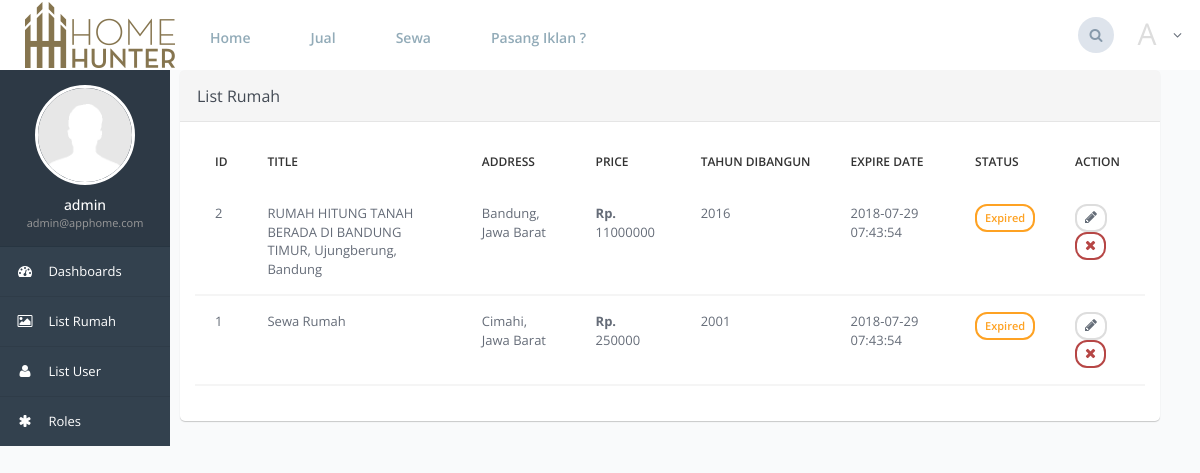
/index.php?page=views/admin/_index_building&get_id=1 (signed in), run on the app's committed database.
### tables this page shows
CREATE TABLE `buildings` (
  `id` int(11) NOT NULL,
  `user_id` int(11) DEFAULT NULL,
  `title` varchar(200) NOT NULL,
  `luas_bangunan` int(11) NOT NULL,
  `luas_tanah` int(11) NOT NULL,
  `tahun_dibangun` int(11) NOT NULL,
  `jml_lantai` int(11) NOT NULL,
  `jml_watt` int(11) NOT NULL,
  `description` text NOT NULL,
  `sertifikat` varchar(50) NOT NULL,
  `city` varchar(50) DEFAULT NULL,
  `province` varchar(50) DEFAULT NULL,
  `address` varchar(250) NOT NULL,
  `type` varchar(50) NOT NULL,
  `jml_garasi` int(11) NOT NULL,
  `jml_kmr_mandi` int(11) NOT NULL,
  `jml_kmr_tdr` int(11) NOT NULL,
  `fasilitas` varchar(100) NOT NULL,
  `price` int(11) NOT NULL,
  `sumber_air` varchar(50) NOT NULL,
  `img` varchar(255) DEFAULT NULL,
  `created_at` timestamp NULL DEFAULT CURRENT_TIMESTAMP,
  `updated_at` timestamp NULL DEFAULT NULL,
  `expiredate` timestamp NULL DEFAULT NULL
);

### index.php (called while the page is built)
<?php
	include("header.php");
	if(isset($_GET['page'])){
		$page=$_GET['page'].".php";
	} else {
		$page='views/homes/index.php';
	}
	if(isset($_GET['get_id'])){
		$page=$_GET['page'].".php";
	}
	include($page);
	include ("footer.php");
?>

### views/admin/_index_building.php (the view, shortened to what this page needs)
<?php
    $id_user = $_SESSION['id'];
    $name = $_SESSION['name'];
    $email = $_SESSION['email'];
    $sql = "SELECT * FROM users where id=$id_user";
    $get_user =mysql_query($sql) or die("select data menu error :".mysql_error());
    $user =mysql_fetch_assoc($get_user);
?>
<div class="page-container">
<div class="page-sidebar" style="max-width: 170px;">
    <ul class="x-navigation" style="max-height: none; max-width: 170px;">
        <li class="xn-profile">
            <div class="profile">
                <div class="profile-image">
                    <?php
                        if ($user['img'] == null) {
                    ?>
                        <img src="assets/images/users/no-image.jpg"/>
                    <?php } else {?>
                        <img src="assets/user_files/<?php echo $user['id']; ?>/<?php echo $user['img']; ?>"/>
                    <?php } ?>
                </div>
                <div class="profile-data">
                    <div class="profile-data-name"><?php echo htmlspecialchars($name); ?></div>
                    <div class="profile-data-title"><?php echo htmlspecialchars($email); ?></div>
                </div>
            </div>
        </li>
        <li>
            <a href="index.php?page=views/admin/index&get_id=<?php echo $id_user; ?>"><span class="fa fa-dashboard"></span> <span class="xn-text">Dashboards</span></a>
        </li>
        <li>
            <a href="index.php?page=views/admin/_index_building&get_id=<?php echo $id_user; ?>"><span class="fa fa-image"></span> List Rumah</a>
        </li>
        <li>
            <a href="index.php?page=views/admin/_index_user&get_id=<?php echo $id_user; ?>"><span class="fa fa-user"></span> List User</a>
        </li>
        <li>
            <a href="index.php?page=views/admin/_index_role&get_id=<?php echo $id_user; ?>"><span class="fa fa-asterisk"></span> Roles</a>
        </li>
    </ul>
</div>
    <div class="page-content">
        <div class="row">
            <div class="col-md-10">
                <div class="panel panel-default">
                    <div class="panel-heading">
                        <h3 class="panel-title">List Rumah</h3>
                    </div>
                    <div class="panel-body">
                        <div class="table-responsive">
                            <table class="table">
                                <thead>
                                    <tr>
                                        <th>id</th>
                                        <th>Title</th>
                                        <th>Address</th>
                                        <th>Price</th>
                                        <th>Tahun Dibangun</th>
                                        <th>Expire Date</th>
                                        <th>Status</th>
                                        <th>Action</th>
                                    </tr>
                                </thead>
                                <tbody>
                                    <?php
                                        if (isset($_GET['pages'])) {
                                            $page = $_GET['pages'];
                                        } else {
                                            $page = 1;
                                        }
                                        $no_of_records_per_page = 8;
                                        $offset = ($page-1) * $no_of_records_per_page;
                                        $sql ="SELECT * FROM buildings ORDER BY id DESC LIMIT $offset, $no_of_records_per_page";
                                        $query =mysql_query($sql) or die("select data menu error :".mysql_error());
                                        $cek=mysql_num_rows($query);
                                        if ($cek == null) {
                                        ?>
                                        <tr>
                                            <td style="background-color: #FFF !important;">Data Kosong</td>
                                        </tr>
                                        <?php }else{
                                        while($record =mysql_fetch_array($query)){
                                    ?>
                                    <tr>
                                        <td style="background-color: #FFF !important; border-bottom: 2px solid #F5f5f5;"><?php echo $record['id'];?></td>
                                        <td style="background-color: #FFF !important; border-bottom: 2px solid #F5f5f5;"><?php echo htmlspecialchars($record['title']);?></td>
                                        <td style="background-color: #FFF !important; border-bottom: 2px solid #F5f5f5;"><?php echo htmlspecialchars($record['city'] .', '. $record['province']);?></td>
                                        <td style="background-color: #FFF !important; border-bottom: 2px solid #F5f5f5;"><strong>Rp.</strong> <?php echo $record['price'];?></td>
                                        <td style="background-color: #FFF !important; border-bottom: 2px solid #F5f5f5;"><?php echo $record['tahun_dibangun'];?></td>
                                        <td style="background-color: #FFF !important; border-bottom: 2px solid #F5f5f5;">
                                            <?php echo $record['expiredate'];?>
                                        </td>
                                        <td style="background-color: #FFF !important; border-bottom: 2px solid #F5f5f5;">
                                            <?php
                                                if ($record['expiredate'] >= date("Y-m-d H:m:s")) {
                                                    echo '<button class="btn btn-success btn-rounded btn-condensed btn-sm" data-toggle="tooltip" data-placement="right" title="" data-original-title="Active">Active</button>';
                                                }else{
                                                    echo '<button class="btn btn-warning btn-rounded btn-condensed btn-sm" data-toggle="tooltip" data-placement="right" title="" data-original-title="Not Active">Expired</button>';
                                                }
                                            ?>
                                        </td>
                                        <td style="background-color: #FFF !important; border-bottom: 2px solid #F5f5f5;">
                                            <a href="index.php?page=views/buildings/edit&get_id=<?php echo $record['id']; ?>"><button class="btn btn-default btn-rounded btn-condensed btn-sm" data-toggle="tooltip" data-placement="right" title="" data-original-title="Edit Rumah"><span class="fa fa-pencil"></span></button></a>
                                            <a href="controller/buildingsController.php?get_id=<?php echo $record['id']; ?>"><button class="btn btn-danger btn-rounded btn-condensed btn-sm" data-toggle="tooltip" data-placement="right" title="" data-original-title="Delete Rumah" onClick="delete_row('trow_1');"><span class="fa fa-times"></span></button></a>
                                        </td>
                                    </tr>
                                    <?php } } ?>
                                </tbody>
                            </table>
                        </div>
                    </div>
                </div>
            </div>
        </div>
</div>

### header.php (shortened to what this page needs)
<!DOCTYPE html>
<html lang="en">
    <head>
        <link rel="stylesheet" type="text/css" href="assets/css/cropper/cropper.min.css"/>
        <link rel="stylesheet" type="text/css" href="assets/css/jstree/jstree.min.css"/>
        <link rel="stylesheet" type="text/css" id="theme" href="assets/css/theme-default.css"/>
        <?php
            $id = $_SESSION['id'];
            $username = $_SESSION['user_name'];
            $words = explode(" ", $username);
            $acronym = "";
            foreach ($words as $w) {
              $acronym .= $w[0];
            }
        ?>
    </head>
    <body class="x-dashboard">
        <div class="page-container">
            <div class="page-content">
                <div class="page-content-wrap">
                    <div class="x-hnavigation">
                        <div class="x-hnavigation-logo">
                            <a href="index.php" style="background: url('assets/images/home-hunter.png') left center no-repeat !important;">Atlant</a>
                        </div>
                        <ul>
                            <li <?php if($_SERVER['REQUEST_URI']=="/home/index.php") echo 'class="active"'; ?>>
                                <a href="index.php">Home</a>
                            </li>
                            <li <?php if($_SERVER['REQUEST_URI']=="/home/index.php?page=views/homes/_filter_index&get_id=jual") echo 'class="active"'; ?>>
                                <a href="index.php?page=views/homes/_filter_index&get_id=jual">Jual</a>
                            </li>
                            <li <?php if($_SERVER['REQUEST_URI']=="/home/index.php?page=views/homes/_filter_index&get_id=sewa") echo 'class="active"'; ?>>
                                <a href="index.php?page=views/homes/_filter_index&get_id=sewa">Sewa</a>
                            </li>
                            <li <?php if($_SERVER['REQUEST_URI']=="/home/index.php?page=views/buildings/create") echo 'class="active"'; ?>>
                                <?php
                                    if ($id == null) {
                                ?>
                                    <a href="#" data-toggle="modal" data-target="#modal_basic">Pasang Iklan ? </a>
                                <?php } else { ?>
                                    <a href="index.php?page=views/buildings/create" >Pasang Iklan ? </a>
                                <?php } ?>
                            </li>
                        </ul>
                        <div class="x-features">
                            <div class="pull-right">
                                    <div class="x-features-search">
                                    </div>
                                <?php
                                    if ($username == null) {
                                    ?>
                                    <div class="x-features-profile">
                                        <img src="assets/images/users/no-image.jpg">
                                        <ul class="animated zoomIn">
                                            <li><a href="views/auth/login.php"><span class="fa fa-sign-in"></span> Login / Register</a></li>
                                        </ul>
                                    </div>
                                <?php } else { ?>
                                    <div class="x-features-profile">
                                        <div style='color: #DDD; font-size: 30px; text-align: center; margin-top: -18px; '><?php echo strtoupper($acronym) ?></div>
                                    </div>
                                <?php } ?>
                            </div>
                        </div>
                    </div>

### footer.php (shortened to what this page needs)
</body>
</html>

### data on the page
buildings: id "2", title "RUMAH HITUNG TANAH BERADA DI BANDUNG TIMUR, Ujungberung, Bandung", city+province "Bandung, Jawa Barat", price "11000000", tahun_dibangun "2016", expiredate "2018-07-29 07:43:54", shows "Expired"
buildings: id "1", title "Sewa Rumah", city+province "Cimahi, Jawa Barat", price "250000", tahun_dibangun "2001", expiredate "2018-07-29 07:43:54", shows "Expired"

### other printed values
$acronym "A"
$name "admin"
$email "admin@apphome.com"
